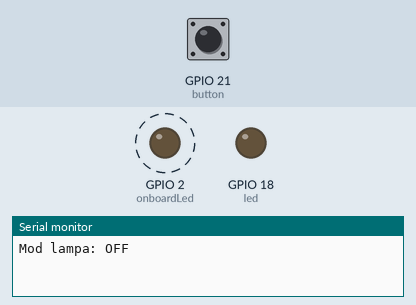
Recording of a program running on a simulated ESP32. On the bench: output pins drawn as LEDs (lit = HIGH), the last lines printed to the serial monitor. Dashed ring = blinking. Inputs (shaded band) come from the test bench; at power-on: GPIO 21 (button) HIGH.

Above: at 1.2 s.
1.3 s: GPIO 21 (button) pulled LOW for 0.15 s
At 2.9 s:
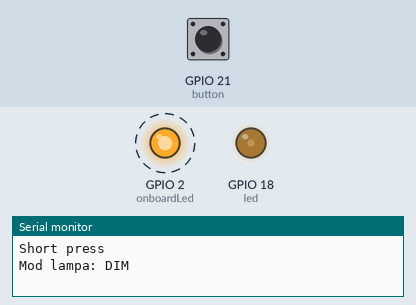
4.4 s: GPIO 21 (button) pulled LOW for 1 s
At 6.9 s:
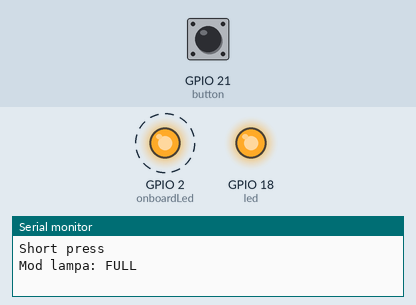
8.4 s: GPIO 21 (button) pulled LOW for 0.15 s
At 9.71 s:
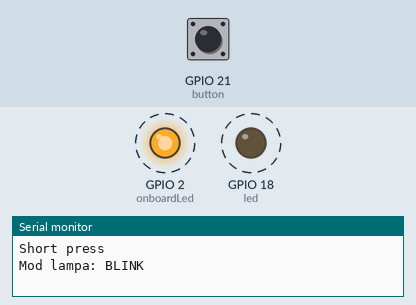
11.4 s: GPIO 21 (button) pulled LOW for 0.15 s
14.5 s: GPIO 21 (button) driven LOW
Timing chart, 0 to 21.5 s (numbered marks = the images above; inputs shaded):
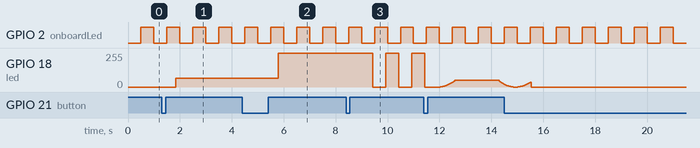

The program:

main.cpp
```cpp
#include <Arduino.h>

/*
const int button = 21;
const int led = 18;
int pushButtonCounter = 0;
int ButtonState = LOW;
int LedState = LOW;
int lastReading = LOW;


unsigned long lastDebounceTime = 0;
const unsigned long debounceDelay = 30;

void setup() {
  Serial.begin(115200);
  pinMode(button, INPUT_PULLDOWN);
  pinMode(led, OUTPUT);
  digitalWrite(led, LedState);
}

void loop() {
  unsigned long currentTime = millis();
  int reading = digitalRead(button);

  if (reading != lastReading) {
    lastDebounceTime = currentTime;
  }

  if (currentTime - lastDebounceTime >= debounceDelay) {
    if (reading != ButtonState) {
      ButtonState = reading;

      if (ButtonState == HIGH) {
        LedState = !LedState;
        digitalWrite(led, LedState);
        pushButtonCounter++;
        Serial.println("Button pressed");
        Serial.println(pushButtonCounter);
      }
    }
  }

  lastReading = reading;
}
*/

/*
 * Homework #4 - Smart Lamp Controller
 *
 * Cablaj:
 *   - Buton: GPIO21 <-> GND (INPUT_PULLUP, FALLING) sau GPIO21 <-> 3V3
 *     (INPUT_PULLDOWN, RISING), ales prin BUTTON_ACTIVE_LOW
 *   - LED extern: GPIO18 -> rezistor 220-330 ohm -> anod LED, catod -> GND
 *   - Heartbeat: LED-ul de pe placa (GPIO2)
 *
 * Checkpoint-uri:
 *   1. Moduri OFF / DIM / FULL / BLINK, schimbate prin apasari debounced
 *   2. Blink non-blocant + heartbeat independent cu millis()
 *   3. Apasare scurta (mod urmator) vs. lunga (>= 1000 ms -> OFF imediat)
 *   4. ISR FALLING pe GPIO21 doar semnaleaza un posibil eveniment;
 *      validarea (debounce) si logica aplicatiei ruleaza in loop()
 *
 * Bonusuri:
 *   A. Dublu click (2 apasari scurte in 350 ms) -> FULL direct
 *   B. Moduri extra: BREATHE (respiratie) si SOS
 *   C. Statistici: intreruperi brute vs. apasari acceptate
 */

// ---------------- Pini si constante ----------------
const int button = 21;
const int led = 18;
const int onboardLed = 2;   // BUILTIN_LED e deja definit de framework-ul ESP32

// true  = buton intre GPIO21 si GND  (INPUT_PULLUP,   FALLING) - varianta ceruta in tema
// false = buton intre GPIO21 si 3V3  (INPUT_PULLDOWN, RISING)
const bool BUTTON_ACTIVE_LOW = true;
const int PRESSED  = BUTTON_ACTIVE_LOW ? LOW : HIGH;
const int RELEASED = BUTTON_ACTIVE_LOW ? HIGH : LOW;

const unsigned long debounceDelay = 30;       // nivel stabil cerut (ms)
const unsigned long longPressTime = 1000;     // prag apasare lunga (ms)
const unsigned long doubleClickTime = 350;    // fereastra dublu click (ms)
const unsigned long intervalBlink = 500;      // BLINK: 500 ms ON / 500 ms OFF
const unsigned long heartbeatInterval = 500;  // heartbeat LED placa
const unsigned long breathePeriod = 3000;     // o "respiratie" completa (ms)

const int DIM_LEVEL = 64;
const int FULL_LEVEL = 255;

// 1 = ciclul include modurile bonus (BLINK -> BREATHE -> SOS -> OFF)
// 0 = ciclul obligatoriu (BLINK -> OFF)
#define ENABLE_BONUS_MODES 1

// ---------------- ISR (Checkpoint 4 + Bonus C) ----------------
// ISR-ul doar noteaza ca s-a intamplat ceva. Nu decide nimic.
volatile bool buttonEventPending = false;
volatile unsigned long rawInterruptCount = 0;

void IRAM_ATTR onButtonISR() {
  buttonEventPending = true;
  rawInterruptCount = rawInterruptCount + 1;
}

// ---------------- Moduri lampa ----------------
enum LampMode {
  MODE_OFF,
  MODE_DIM,
  MODE_FULL,
  MODE_BLINK,
  MODE_BREATHE,
  MODE_SOS
};
LampMode lampMode = MODE_OFF;

unsigned long modeStartTime = 0;
bool blinkOn = false;
unsigned long lastBlinkToggle = 0;
int sosStep = 0;
unsigned long sosStepStart = 0;
int lastDuty = -1;

// SOS: ... --- ...   pasii pari = ON, impari = OFF (durate in ms)
const unsigned int sosPattern[] = {
  200, 200, 200, 200, 200, 600,    // S
  600, 200, 600, 200, 600, 600,    // O
  200, 200, 200, 200, 200, 1400    // S + pauza intre cuvinte
};
const int sosSteps = sizeof(sosPattern) / sizeof(sosPattern[0]);

const char* lampModeToString(LampMode mode) {
  switch (mode) {
    case MODE_OFF:     return "OFF";
    case MODE_DIM:     return "DIM";
    case MODE_FULL:    return "FULL";
    case MODE_BLINK:   return "BLINK";
    case MODE_BREATHE: return "BREATHE";
    case MODE_SOS:     return "SOS";
    default:           return "UNKNOWN";
  }
}

LampMode nextMode(LampMode mode) {
  switch (mode) {
    case MODE_OFF:     return MODE_DIM;
    case MODE_DIM:     return MODE_FULL;
    case MODE_FULL:    return MODE_BLINK;
#if ENABLE_BONUS_MODES
    case MODE_BLINK:   return MODE_BREATHE;
    case MODE_BREATHE: return MODE_SOS;
#endif
    default:           return MODE_OFF;
  }
}

void setLampMode(LampMode mode, unsigned long now) {
  lampMode = mode;
  modeStartTime = now;
  blinkOn = true;          // BLINK incepe cu LED-ul aprins
  lastBlinkToggle = now;
  sosStep = 0;
  sosStepStart = now;
  Serial.print("Mod lampa: ");
  Serial.println(lampModeToString(mode));
}

// ---------------- Actiuni aplicatie (separate de input) ----------------
bool singleClickPending = false;   // asteptam sa vedem daca vine al doilea click
unsigned long firstClickTime = 0;

unsigned long pressStartTime = 0;
bool longPressHandled = false;
unsigned long acceptedPressCount = 0;

void onShortPress(unsigned long now) {
  if (singleClickPending && now - firstClickTime <= doubleClickTime) {
    singleClickPending = false;
    Serial.println("Double click -> FULL");
    setLampMode(MODE_FULL, now);
  } else {
    // Nu executam inca: poate urmeaza al doilea click (Bonus A)
    singleClickPending = true;
    firstClickTime = now;
  }
}

void onLongPress(unsigned long now) {
  singleClickPending = false;
  Serial.println("Long press -> OFF");
  setLampMode(MODE_OFF, now);
}

void onConfirmedPress(unsigned long now) {
  pressStartTime = now;
  longPressHandled = false;
  acceptedPressCount++;

  // Bonus C: intreruperile brute sunt mai multe decat apasarile reale,
  // pentru ca un contact mecanic "sare" (bounce) si genereaza mai multe
  // fronturi FALLING la apasare si la eliberare; zgomotul electric poate
  // adauga si el fronturi false. Debounce-ul le filtreaza.
  unsigned long raw = rawInterruptCount;
  Serial.printf("Press confirmat | intreruperi brute: %lu | apasari acceptate: %lu\n",
                raw, acceptedPressCount);
}

void onConfirmedRelease(unsigned long now) {
  if (longPressHandled) {
    Serial.println("Release dupa long press (fara schimbare de mod)");
    return;
  }
  onShortPress(now);
}

// ---------------- Validare buton (debounce dupa intrerupere) ----------------
enum ButtonPhase {
  BTN_IDLE,              // asteptam notificarea din ISR
  BTN_VALIDATING_PRESS,  // confirmam LOW stabil
  BTN_PRESSED            // apasat; asteptam HIGH stabil (release)
};
ButtonPhase buttonPhase = BTN_IDLE;
int lastReading = RELEASED;
unsigned long lastChangeTime = 0;

void updateButton(unsigned long now) {
  if (buttonPhase == BTN_IDLE) {
    if (!buttonEventPending) return;   // fara intrerupere -> fara digitalRead
    buttonEventPending = false;
    buttonPhase = BTN_VALIDATING_PRESS;
    lastReading = digitalRead(button);
    lastChangeTime = now;
    return;
  }

  // Polling permis doar in timpul validarii
  int reading = digitalRead(button);
  if (reading != lastReading) {
    lastReading = reading;
    lastChangeTime = now;
  }
  bool stable = (now - lastChangeTime >= debounceDelay);

  switch (buttonPhase) {
    case BTN_VALIDATING_PRESS:
      if (stable) {
        if (reading == PRESSED) {
          buttonPhase = BTN_PRESSED;
          onConfirmedPress(now);
        } else {
          // HIGH stabil: a fost doar zgomot
          buttonPhase = BTN_IDLE;
          buttonEventPending = false;
          Serial.println("Intrerupere respinsa (zgomot)");
        }
      }
      break;

    case BTN_PRESSED:
      if (stable && reading == RELEASED) {
        buttonPhase = BTN_IDLE;
        buttonEventPending = false;    // ignoram fronturile din bounce-ul de release
        onConfirmedRelease(now);
      } else if (!longPressHandled && now - pressStartTime >= longPressTime) {
        longPressHandled = true;       // o singura data per apasare
        onLongPress(now);
      }
      break;

    default:
      break;
  }
}

// Click simplu executat abia dupa ce expira fereastra de dublu click
void updateClicks(unsigned long now) {
  if (singleClickPending && now - firstClickTime > doubleClickTime) {
    singleClickPending = false;
    Serial.println("Short press");
    setLampMode(nextMode(lampMode), now);
  }
}

// ---------------- Iesire LED extern (non-blocant) ----------------
void updateLamp(unsigned long now) {
  int duty = 0;

  switch (lampMode) {
    case MODE_OFF:
      duty = 0;
      break;

    case MODE_DIM:
      duty = DIM_LEVEL;
      break;

    case MODE_FULL:
      duty = FULL_LEVEL;
      break;

    case MODE_BLINK:
      if (now - lastBlinkToggle >= intervalBlink) {
        lastBlinkToggle += intervalBlink;
        blinkOn = !blinkOn;
      }
      duty = blinkOn ? FULL_LEVEL : 0;
      break;

    case MODE_BREATHE: {
      unsigned long phase = (now - modeStartTime) % breathePeriod;
      unsigned long half = breathePeriod / 2;
      unsigned long linear = (phase < half)
                               ? phase * 255 / half
                               : (breathePeriod - phase) * 255 / half;
      duty = linear * linear / 255;   // corectie gamma simpla, pare mai natural
      break;
    }

    case MODE_SOS:
      while (now - sosStepStart >= sosPattern[sosStep]) {
        sosStepStart += sosPattern[sosStep];
        sosStep = (sosStep + 1) % sosSteps;
      }
      duty = (sosStep % 2 == 0) ? FULL_LEVEL : 0;
      break;
  }

  if (duty != lastDuty) {   // scriem PWM doar la schimbare
    analogWrite(led, duty);
    lastDuty = duty;
  }
}

// ---------------- Heartbeat (independent de lampa) ----------------
bool heartbeatState = LOW;
unsigned long lastHeartbeat = 0;

void updateHeartbeat(unsigned long now) {
  if (now - lastHeartbeat >= heartbeatInterval) {
    lastHeartbeat += heartbeatInterval;
    heartbeatState = !heartbeatState;
    digitalWrite(onboardLed, heartbeatState);
  }
}

// ---------------- Setup / loop ----------------
void setup() {
  Serial.begin(115200);
  pinMode(button, BUTTON_ACTIVE_LOW ? INPUT_PULLUP : INPUT_PULLDOWN);
  pinMode(led, OUTPUT);
  pinMode(onboardLed, OUTPUT);
  analogWrite(led, 0);
  lastDuty = 0;

  attachInterrupt(digitalPinToInterrupt(button), onButtonISR,
                  BUTTON_ACTIVE_LOW ? FALLING : RISING);

  unsigned long now = millis();
  lastHeartbeat = now;
  setLampMode(MODE_OFF, now);
}

void loop() {
  unsigned long now = millis();

  updateButton(now);
  updateClicks(now);
  updateLamp(now);
  updateHeartbeat(now);
}
```

Measured:
- after the input at 1.3 s, GPIO 18 (led): 0/255 → 64/255 after 0.53 s
- after the input at 4.4 s, GPIO 18 (led): 64/255 → 255/255 after 1.4 s
- after the input at 8.4 s, GPIO 18 (led): alternates 255/255 for 0.50 s and 0/255 for 0.50 s, starting after 1.0 s
- by itself, GPIO 2 (onboardLed): alternates HIGH for 0.50 s and LOW for 0.50 s
